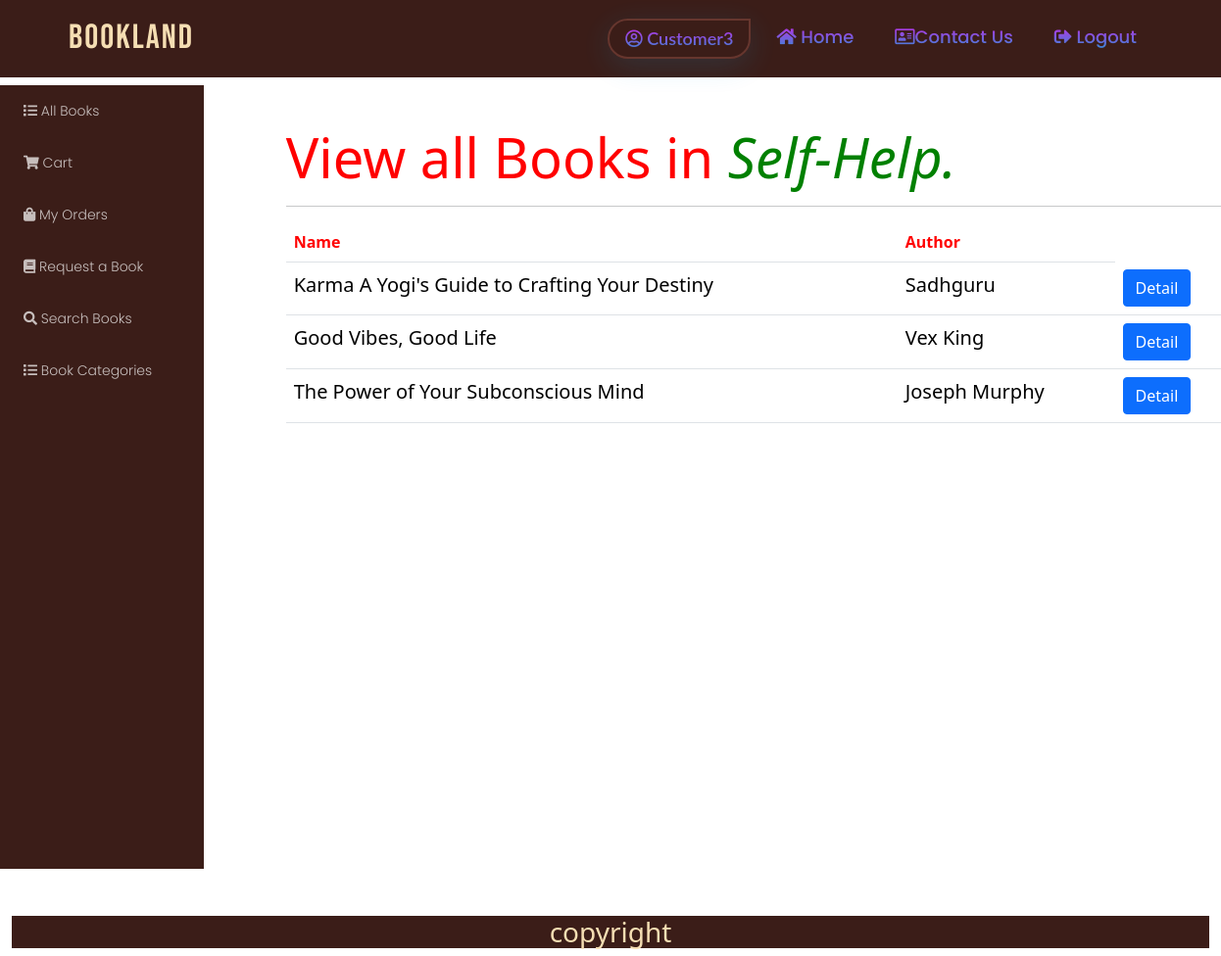
/customer/categorydetail/3 (signed in), run on the app's committed database.
### authapp/models.py (models this page shows)
class User(AbstractUser):
    is_seller = models.BooleanField(default=False)
    is_customer = models.BooleanField(default=False)

### admins/models.py (models this page shows, shortened)
class Category(models.Model):
    name = models.CharField(max_length=120, verbose_name='Books Category')

### seller/models.py (models this page shows, shortened)
class Book(Abstractmodels):
    name = models.CharField(max_length=120, verbose_name='Book Name')
    author = models.CharField(max_length=120, verbose_name='Author')
    price = models.PositiveIntegerField(default=0)
    publisher = models.CharField(max_length=120, verbose_name='Publisher')
    language = models.CharField(max_length=120, verbose_name='language')
    country_of_origin = models.CharField(max_length=120, verbose_name='Country of Origin')
    details = models.CharField(max_length=1000, verbose_name='Details of Book')
    image = models.ImageField(upload_to='book_images')
    category = models.ForeignKey(Category, on_delete=models.CASCADE, related_name='category')
    user = models.ForeignKey(User, on_delete=models.CASCADE, related_name='seller')
    stock = models.PositiveIntegerField(default=0)
    class Meta:
        ordering = ['-created_date']

### customer/views.py (the view)
# urls.py: path('categorydetail/<int:pk>', views.Categories.as_view(), name='catdetail'),
@method_decorator([login_required, customer_required], name='dispatch')
class Categories(ListView):
    model = Category
    template_name = 'customer/categorydetail.html'
    def get_context_data(self, **kwargs):
        context = super().get_context_data(**kwargs)
        obj = Category.objects.get(pk=self.kwargs['pk'])
        cat = obj.category.all()
        context['cat'] = cat
        context['obj'] = obj
        return context

### templates/customer/categorydetail.html
<!DOCTYPE html>
{%extends 'customer/basecust.html'%}
{%load static%}
{% block body_block %}
<div class="container mt-5 ms-5">
    {%if cat%}
    <h3 class="display-4" style="color:red">View all Books in <i><span style="color:green;">{{obj.name}}.</span></i></h3>
    <hr>
    <table class="table">
        <tr>
            <th>Name</th>
            <th>Author</th>
        </tr>
        {%for category in cat%}
        <tr>
            <td>{{category.name}}</td>
            <td>{{category.author}}</td>
            <td><a class="btn btn-primary" href="{%url 'bookdetails' category.id%}">Detail</a></td>
        </tr>
        {%endfor%}
    </table>
    {%else%}
    <h1>Nothing to display</h1>
    {%endif%}
</div>
{% endblock %}

### templates/customer/basecust.html (shortened to what this page needs)
<!DOCTYPE html>
{%load static%}
<html lang="en">
<head>
    <link href="https://cdn.jsdelivr.net/npm/bootstrap@5.1.1/dist/css/bootstrap.min.css" rel="stylesheet"
>
    <link rel="stylesheet" href="https://cdnjs.cloudflare.com/ajax/libs/font-awesome/5.15.0/css/all.min.css"
/>
    <link rel="stylesheet" href="https://cdnjs.cloudflare.com/ajax/libs/font-awesome/5.15.0/css/fontawesome.min.css"
/>
    <link rel="stylesheet" href="{%static 'css/styles.css'%}">
</head>
<body>
<nav class="navbar navbar-expand-lg navbarTransparent">
    <div class="container">
        <a class="navbar-brand" href="{%url 'home' %}">BookLand</a>
        <div class="collapse navbar-collapse" id="navbarSupportedContent">
            <ul class="navbar-nav ms-auto mb-2 mb-lg-0">
                <li class="nav-item">
                    <a class="nav-link active" href="#">
                        <i class="far  fa-user-circle icolor"></i>&nbsp;{{request.user}}
                    </a>
                </li>
                <li class="nav-item"><a class="nav-link" href="{%url 'custindex'%}"><i
                        class="fas fa-home"></i>&nbsp;Home</a></li>
                <li class="nav-item">
                    <a class="nav-link" href="{%url 'contactus'%}"><i
                            class="far fa-address-card"></i>Contact us</a>
                </li>
                <li class="nav-item">
                    <a class="nav-link" href="{%url 'logout'%}"><i
                            class="fas fa-sign-out-alt icolor"></i>&nbsp;Logout</a>
                </li>
            </ul>
        </div>
    </div>
</nav>
<div class="container-fluid ">
    <div class="row">
        <div class="col-md-2 db-padd">
            <div class="dashbard-left">
                <div class="row">
                    <div class="col-md-12">
                        <div class="dashleft-2">
                            <ul class="list-group">
                                <li class="list-group-item "><a href="{%url 'books'%}"><i class="fas fa-list"></i>&nbsp;All
                                    Books</a></li>
                                <li class="list-group-item ">
                                    <a href="{%url 'mycart'%}"><i
                                            class="fas fa-shopping-cart icolor"></i>&nbsp;Cart</a>
                                </li>
                                <li class="list-group-item "><a href="{%url 'viewmyorder'%}"><i
                                        class="fas fa-shopping-bag"></i>&nbsp;My Orders</a></li>
                                <li class="list-group-item "><a href="{%url 'request_books'%}"><i
                                        class="fas fa-book"></i>&nbsp;Request a Book</a></li>
                                <li class="list-group-item "><a href="{%url 'filterbook'%}"><i
                                        class="fas fa-search"></i>&nbsp;Search Books </a></li>
                                     <li class="list-group-item "><a href="{%url 'categorylist'%}"><i
                                        class="fas fa-list"></i>&nbsp;Book Categories </a></li>
                            </ul>
                        </div>
                    </div>
                </div>
            </div>
        </div>
        <div class="col-md-10">
            {%block body_block%}
            {%endblock%}
        </div>
    </div>
    <div class="footer mt-5">
        <h3>copyright</h3>
    </div>
</div>
</body>
</html>

### static/css/styles.css (style rules this page uses)
th { color: red; }
td { margin-top : 5px; color: black; font-size : 20px; }
.db-padd { padding: 0!important; }
.dashbard-left { width: 100%; position: relative; z-index: 1; top: 0; left: 0; overflow-x: hidden; }
.dashbard-left .dashleft-2 { background-color: rgb(59, 29, 24); border-radius: 0rem; margin-top: 0.5rem; height: 100vh; }
.dashleft-2 .list-group .list-group-item { font-family: "Poppins", sans-serif; font-weight: 300; font-size: 14px; background-color: transparent; border: none; margin: 8px; cursor: pointer; }
.dashleft-2 .list-group .list-group-item a { color:rgba(255, 255, 255, 0.712); text-decoration: none; }
body { background-image: url("https://cdn.wallpapersafari.com/18/38/bp9GEo.jpg"); background-repeat: no-repeat; background-attachment: fixed; }
.navbarTransparent { background-color: rgb(59, 29, 24); }
.navbar .navbar-brand { font-family: "Bebas Neue", cursive; color: wheat; font-size: 35px; font-weight: 100; letter-spacing: 2px; padding: 5px; }
.navbar .navbar-nav .nav-item { opacity: 0.9; margin: 5px; }
.navbar .navbar-nav .nav-item .nav-link.active { border-top-left-radius: 7rem; border-bottom-left-radius: 7rem; border-bottom-right-radius: 7rem; box-shadow: 0 8px 32px 0 rgba(18, 174, 232, 0.17); font-size: 18px; font-weight: 600; font-family: "Lato", sans-serif; padding: 5px 16px; background: -webkit-linear-gradient(rgb(247, 19, 255), rgb(18, 174, 232)); -webkit-background-clip: text; background-clip: text; -webkit-text-fill-color: transparent; border-width: 2px; border-style: solid; border-color: rgb(107, 57, 49); }
.navbar .navbar-nav .nav-item .nav-link { text-transform: capitalize; font-size: 18px; font-weight: 500; font-family: "Poppins", sans-serif; padding: 5px 16px; background: -webkit-linear-gradient(rgb(247, 19, 255), rgb(18, 174, 232)); -webkit-background-clip: text; background-clip: text; -webkit-text-fill-color: transparent; }
.footer { background-color : rgb(59, 29, 24); text-align : center; color: wheat; width:100%; }

### data on the page
User: user "Customer3"
Category: name "Self-Help"
Book: name "Karma A Yogi's Guide to Crafting Your Destiny", author "Sadhguru"
Book: name "Good Vibes, Good Life", author "Vex King"
Book: name "The Power of Your Subconscious Mind", author "Joseph Murphy"
